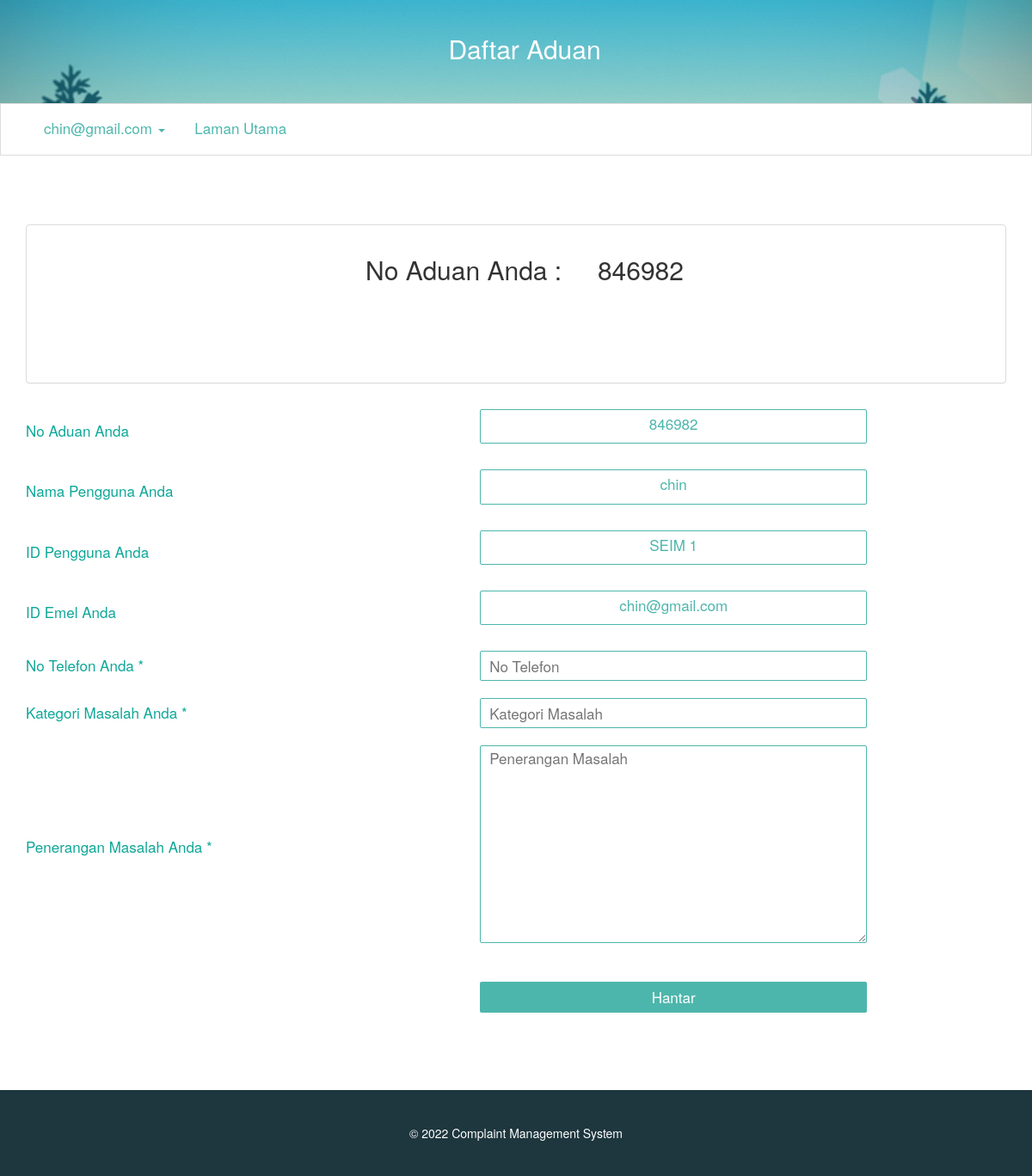
Screenshot of /message.php (signed in) with the database file from the repository.
### tables this page shows
CREATE TABLE `circle` (
  `id` int(11) NOT NULL,
  `name` varchar(20) NOT NULL,
  `username` varchar(20) NOT NULL,
  `email` varchar(30) NOT NULL,
  `password` varchar(20) NOT NULL,
  `date` date NOT NULL
);

### core/config.php (called while the page is built, shortened)
<?php
$web_name = "Complaint Management System";
?>

### message.php (the view, shortened to what this page needs)
<?php
    require 'core/config.php';
    $session=$_SESSION['email'];
    $ref = rand (3858558,100000);$error = "";$message = "";$alpha="SEIM ";
 ?>
<!DOCTYPE html>
<html>
  <head>
    <link rel="stylesheet" href="files/css/bootstrap.css">
    <link rel="stylesheet" href="files/css/custom.css">
  </head>
  <body>
    <div class="cover user text-center" style="height:120px;">
      <br>
      <h2>Daftar Aduan</h2>
    </div>
    <?php require 'nav-profile.php'; ?>
    <div class="animated fadeIn">
      <div class="padd">
        <div class="col-lg-12 text-center">
          <?php
            $query1=mysql_query("SELECT * FROM `circle` WHERE email LIKE '%$session%'");
            while( $arry=mysql_fetch_array($query1) ) {
              $id=$arry['id'];
              $username=$arry['username'];
              $email = $arry['email'];
                 }
              ?>
          <form class="" method="post" autocomplete="off">
            <div class="container">
              <div class="panel panel-default">
                  <div class="panel-body">
                      <h2>No Aduan Anda : &nbsp;&nbsp;&nbsp;&nbsp;<?php echo $ref;
                      echo"<p><span class='error'>".$error."</p></span>";
                      echo "<p><span class='message'>".$message."</p></span>";
                      ?></h2>
                  </div>
              </div>
              <table>
                <tr>
                  <td class="text-left">No Aduan Anda</td>
                  <td class="text-left"><div class="dis_b"><?php echo $ref;  ?></div></td>
                </tr>
                <tr>
                  <td class="text-left">Nama Pengguna Anda</td>
                  <td class="text-left"><div class="dis_b"><?php echo $username;?></div></td>
                </tr>
                <tr>
                  <td class="text-left">ID Pengguna Anda</td>
                  <td class="text-left"><div class="dis_b"><?php echo $alpha.$id;  $user_id = $id;?></div></td>
                </tr>
                <tr>
                  <td class="text-left">ID Emel Anda</td>
                  <td class="text-left"><div class="dis_b"><?php echo $email;?></div></td>
                </tr>
                <tr>
                  <td class="text-left">No Telefon Anda *</td>
                  <td><input type = "text" name = "phoneno" maxlength=10 placeholder = "No Telefon">  </td>
                </tr>
                <tr>
                  <td class="text-left">Kategori Masalah Anda *</td>
                  <td><input type="text" name = "subject" placeholder = "Kategori Masalah"></td>
                </tr>
                <tr>
                  <td class="text-left">Penerangan Masalah Anda *</td>
                  <td><textarea name="complain" rows="8" cols="80" placeholder="Penerangan Masalah"></textarea></td>
                </tr>
                <tr><td></td><td></td></tr>
                <tr>
                  <td></td>
                  <td><button type="submit" class="log">Hantar</button></td>
                </tr>
              </table>
            </div>
          </form>
        </div>
      </div>
    </div>
      <footer>
            <br><br>&copy <?php echo date("Y"); ?> <?php echo $web_name; ?>
      </footer>
  </body>
</html>

### files/css/custom.css (style rules this page uses)
body { font-family:"Gotham A", Gotham, "Gotham SSm A", "Gotham SSm B", "Gotham SSm", "Proxima Nova", "Open Sans", "Helvetica font-weight: lighter; }
button { border: 0px; }
.col-lg-12 p { font-size: 17px!important; }
.cover { width:100%; height: 260px; background: #4db6ac url('../img/admin.jpg'); background-position: center center; background-size: cover; position: relative; float: left; z-index: 999; color: #fff; }
.user { background: #4db6ac url('../img/user.png'); background-size: cover; }
.cover > h2 { color: #fff; }
.padd { width:100%; min-height: 400px; background: #fff; padding-top: 80px; padding-bottom: 80px; position: relative; float: left; text-align: center; }
input { border: 0px; padding-left:10px; height: 35px; width: 300px; border: 1px solid #4db6ac; border-radius: 2px; color:#4db6ac; font-size: 17px; background: #fff; }
.dis_b { border: 0px; padding:10px; height: auto; width: 450px; border: 1px solid #4db6ac; border-radius: 2px; margin: 0 auto; color:#4db6ac; font-size: 17px; text-align: center; padding-top: 4px; margin-bottom: 10px; }
button.log { width:298px; height: 36px; background: #4db6ac; color: #fff; font-size: 17px; border: 0px; border-radius: 2px; }
textarea { border: 0px; padding-left:10px; background: #fff; width: 450px; height: 230px; border: 1px solid #4db6ac; border-radius: 2px; color:#4db6ac; font-size: 17px; }
table { width:100%; border-left: 1px solid #eee; border-right: 1px solid #eee; font-size: 17px; }
td { padding:10px; border-top: 1px solid #eee; border-bottom: 1px solid #eee; padding-left: 20px; color:#0ea798; }
p { font-weight: lighter!important; font-size: 19px!important; line-height: 32px; padding: 20px!important; }
h2 { padding-left: 20px; }
footer { width: 100%; height: 100px; background: #1e363e; position: relative; float: left; text-align: center; color: #fff; }
.animated { animation-duration: 1s; animation-fill-mode: both; }
.fadeIn { animation-name: fadeIn; }

### message.php (style rules this page uses)
table { border: 0px; }
td { padding:10px; border-top: 0px solid #eee; border-bottom: 0px solid #eee!important; padding-left: 0px; color:#0ea798; }
input,button.log { width: 450px; }

### rows the page displays
circle: username "chin", id "1", email "chin@gmail.com"

### other values shown
$_SESSION['email'] "chin@gmail.com"
$alpha "SEIM"
$web_name "Complaint Management System"
